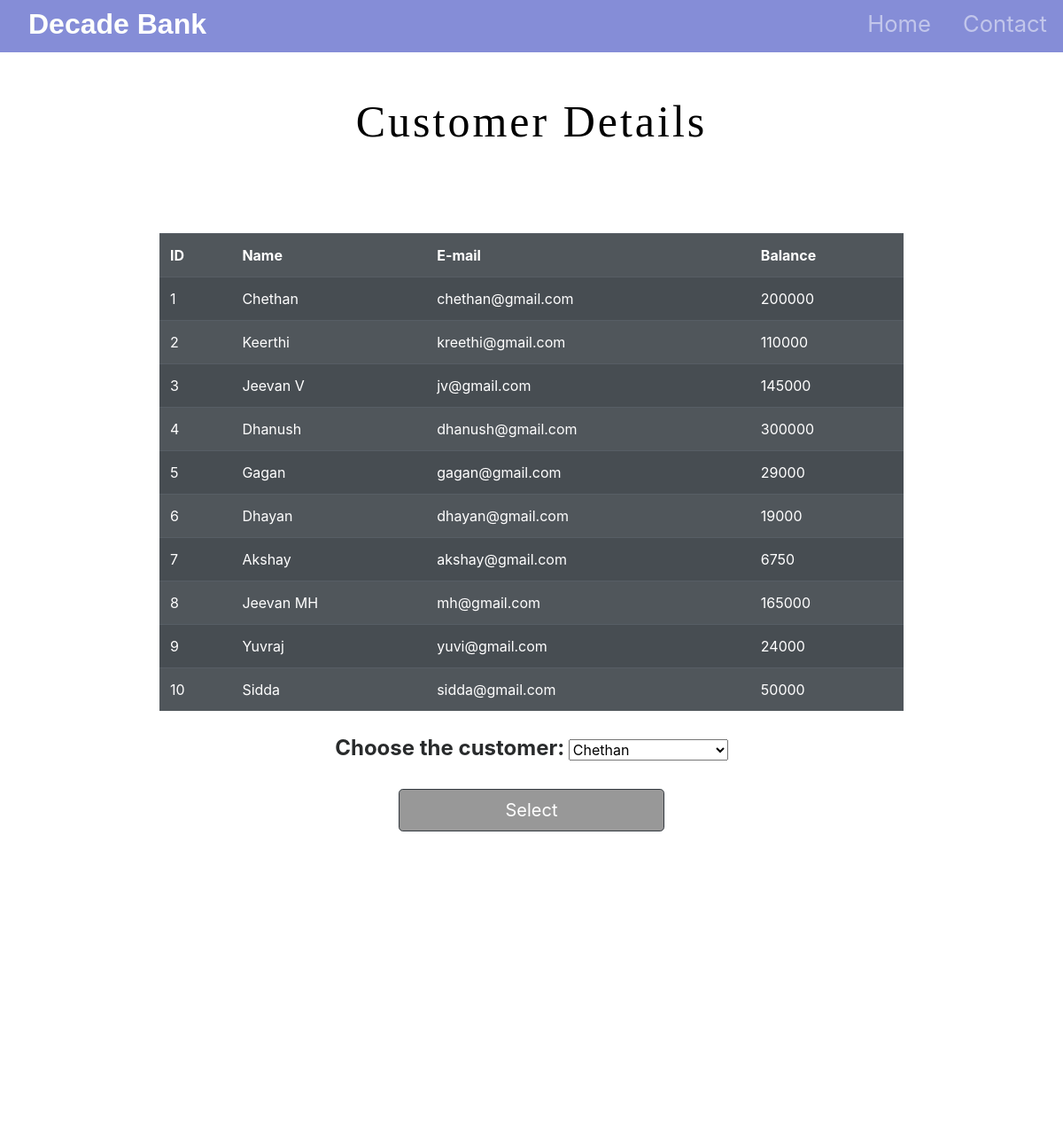
/customer.php, run on an earlier commit of the app's database.
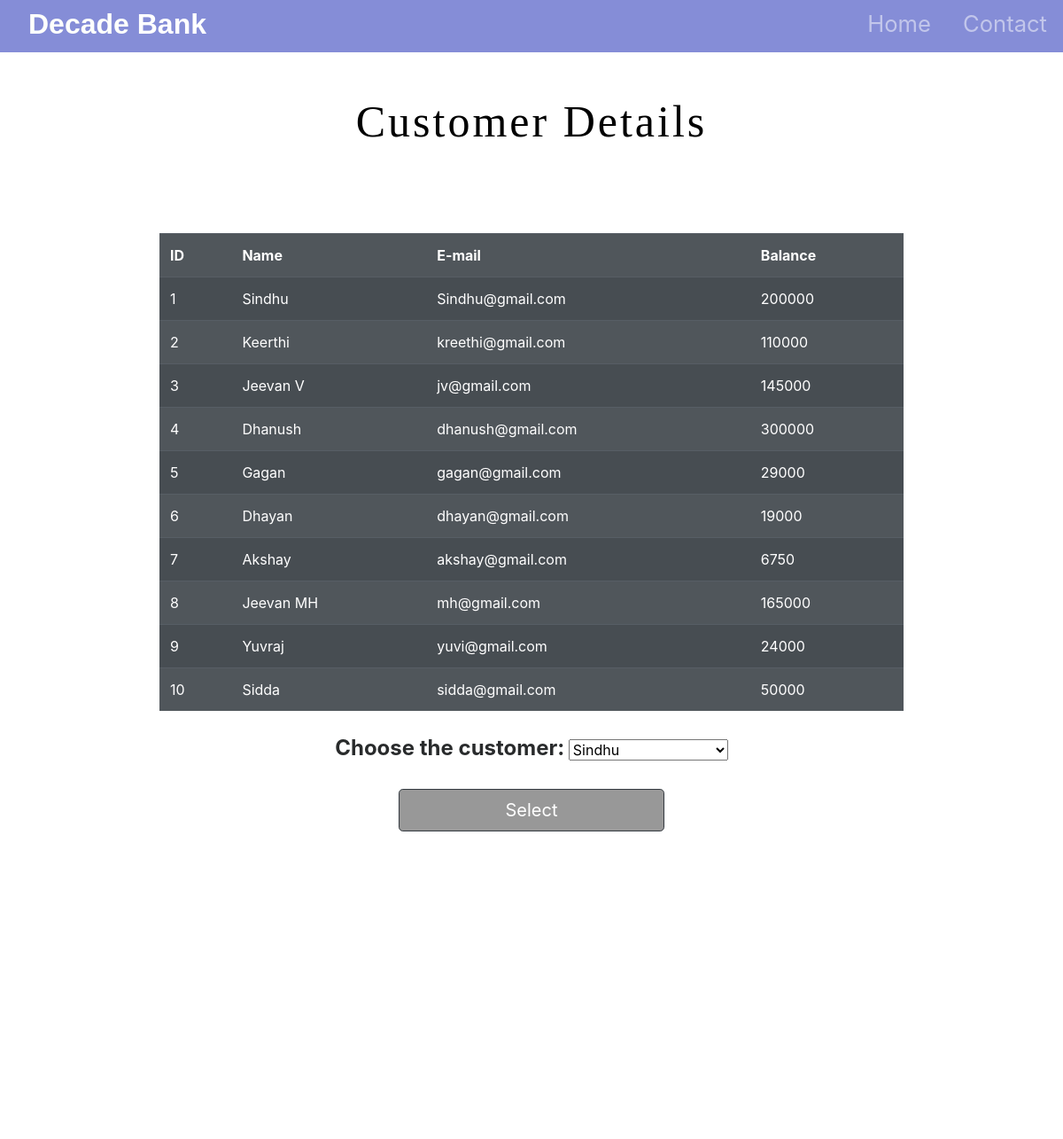
And on a later commit of the database.
### tables this page shows
CREATE TABLE `customer` (
  `id` int(11) NOT NULL,
  `Name` varchar(255) NOT NULL,
  `email` varchar(255) NOT NULL,
  `balance` bigint(20) NOT NULL
);

### customer.php (the view, shortened to what this page needs)
<!DOCTYPE html>
<html lang="en">
<head>
  <link rel="stylesheet" href="https://stackpath.bootstrapcdn.com/bootstrap/4.5.2/css/bootstrap.min.css"
>
  <link rel="stylesheet" type="text/css" href="styles.css">
</head>
<body>
  <div id="title">
    <nav id="navbar" class="navbar navbar-expand-lg navbar-dark ">
      <a id="navbar-brand" href="index.php">Decade<span>  Bank</span></a>
      <div class="collapse navbar-collapse" id="navbarTogglerDemo01">
        <ul class="navbar-nav ml-auto">
          <li class="nav-item">
            <a class="nav-link" href="index.php">Home</a>
          </li>
          <li class="nav-item">
            <a class="nav-link" href="#footer">Contact</a>
          </li>
        </ul>
      </div>
    </nav>
  </div>
  <?php
 echo '<h1 class="intro"><center>Customer Details</center></h1>';
 echo '<table class=" listtable table-dark table  table-striped table-hover mt-5"  style="opacity: 0.9; width: 70%; margin: auto;">
 <tr>
     <th>ID</th>
     <th>Name</th>
     <th>E-mail</th>
     <th>Balance</th>
 </tr>';
    $server = "localhost";
    $username = "root";
    $password = "";
    $database = "bank";
    $con = mysqli_connect($server, $username, $password, $database);
     $sql = "SELECT id,Name,email,balance FROM customer;";
     $sql1 = "SELECT Name FROM customer;";
        $result=mysqli_query($con,$sql);
        while($row=mysqli_fetch_array($result)){
            echo '<tr>
            <td>'.$row["id"].'</td>
            <td>'.$row["Name"].'</td>
            <td>'.$row["email"].'</td>
            <td>'.$row["balance"].'</td>
        </tr>';
          }
 echo'</table>';
?><br>
  <form action="select.php" method="POST" style="text-align:center">
    <label class="choose">Choose the customer: </label>
    <select id="cus" name="cus" style="width:15%">
      <?php $result1=mysqli_query($con,$sql1); ?>
      <?php while($row1=mysqli_fetch_array($result1)):; ?>
      <option value="<?php echo $row1[0]; ?>">
        <?php echo $row1[0]; ?>
      </option>
      <?php endwhile ;
    ?>
    </select><br>
    <div><button class="btn btn-dark btn-lg" style="margin-top:20px;">Select</button></div>
  </form>
  <br><br>
</body>
<footer id="footer">
  <i class="social-icon fas fa-phone-square-alt"></i>
  <i class="social-icon fab fa-twitter-square"></i>
  <i class="social-icon fas fa-envelope-square"></i>
  <p>© Copyright 2021 Decade Bank</p>
</footer>
</html>

### styles.css (style rules this page uses)
#title { background: rgba(104, 114, 206, 0.808); }
#navbar { padding: 0 0 5px; }
#navbar-brand { text-decoration: none; color:#fdfffc; font-family: sans-serif; font-size: 2rem; font-weight: bold; padding-left: 2rem; }
span { color:white; }
.nav-item { padding: 0 10px; }
.nav-link { font-size: 1.6rem; }
.btn { background-color: rgba(0, 0, 0, 0.404); }
.intro { text-align: center; font-size: 50px; letter-spacing: 3px; font-family: 'sans-serif'; position: relative; padding:4% 8%; color:black; }
button { height: 25%; width: 25%; }
.choose { font-size:1.5rem; color:#292b2c; font-style:Ubuntu; font-weight:bold }
#footer { margin-top: 200px; padding: 5% auto; text-align: center; color: white; font-size: 25px; }
.social-icon { margin: 10px 5px; color: white; }

### customer.php (style rules this page uses)
body { background-image: url("img/4.jpg"); background-size: cover; height: 100%; width: 100%; background-repeat: no-repeat; background-attachment: fixed; }

What changed in the data, as far as the page shows it:
changed customer id 1: Name "Chethan" → "Sindhu"; email "chethan@gmail.com" → "Sindhu@gmail.com"
Also different on the page:
form field cus: "Chethan" → "Sindhu"
